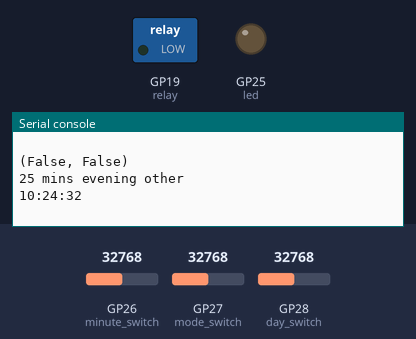
This program was run on a simulated Raspberry Pi Pico running MicroPython. Parts: switched loads named in the program (green lamp = pin HIGH), output pins drawn as LEDs (lit = HIGH), the last lines printed to the serial console. Inputs (shaded band) come from the test bench; at power-on: GP27 (mode_switch) = 32768, GP28 (day_switch) = 32768, GP26 (minute_switch) = 32768 (analog values on the 0–65535 scale). The clock reads 2024-03-15 10:24:30 at power-on unless the program sets it; library files of the repository ran but are not shown: ds1302.py; pins used as bus, display or sensor lines are not drawn.

Above: at 2.2 s.
2.3 s: GP27 (mode_switch) set to 19660
At 3.9 s:
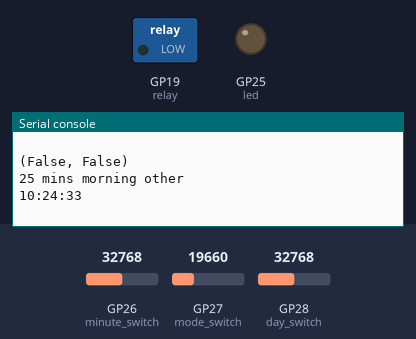
5.5 s: GP28 (day_switch) set to 19660
At 6.9 s:
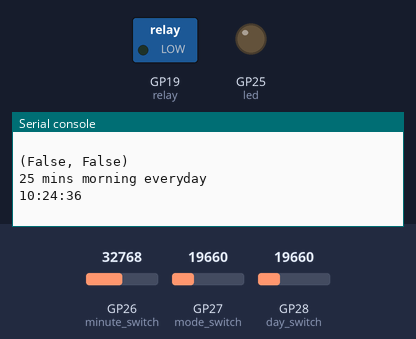
8.6 s: GP27 (mode_switch) set to 32767
At 9.5 s:
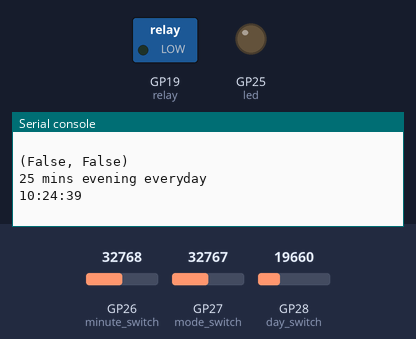
11.7 s: GP28 (day_switch) set to 65535
At 12.9 s:
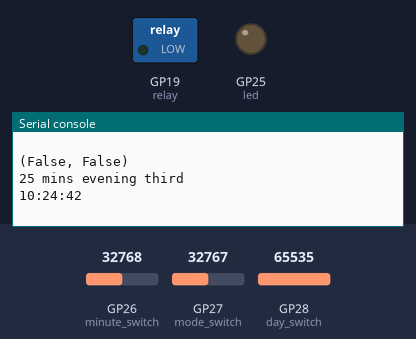
Timing chart, 0 to 14.7 s (numbered marks = the images above; inputs shaded):
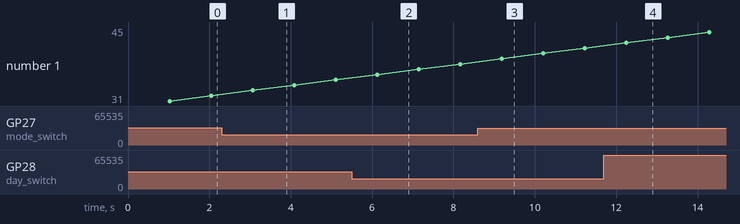

The program:

pico-irrigation.py
```python
from machine import Pin, ADC
from time import sleep
import ds1302


ds = ds1302.DS1302(Pin(18), Pin(17), Pin(16))
#ds.date_time([2023, 6, 18, 6, 18, 50, 20])
#
minute_switch = ADC(26)
mode_switch = ADC(27)
day_switch = ADC(28)
#rtc = machine.RTC()

led = Pin(25, Pin.OUT)
led(0)

relay = Pin(19, Pin.OUT)
relay.value(0)
sleep(1)

morning_target_time = "6:0:0"
evening_target_time = "20:0:0"

def get_minute_switch_pos():
    value = round(minute_switch.read_u16() * 3.3 / 65536, 2)

    if value < 0.4:
        minute = 5
    elif value >= 0.4 and value < 0.8:
        minute = 10
    elif value >= 0.8 and value < 1.2:
        minute = 15
    elif value >= 1.2 and value < 1.6:
        minute = 20
    elif value >= 1.6 and value < 2.0:
        minute = 25
    elif value >= 2.0 and value < 2.4:
        minute = 30
    elif value >= 2.4 and value < 2.8:
        minute = 35
    elif value >= 2.8 and value < 3.0:
        minute = 40
    elif value > 3.0:
        minute = 60
    return minute

def get_mode_switch_pos():
    value = round(mode_switch.read_u16() * 3.3 / 65536, 2)

    if value >= 0 and value < 1:
        mode = "morning"
    elif value >= 1.6 and value < 2.99:
        mode = "evening"
    elif value > 3:
        mode = "both"
    return mode

def get_day_switch_pos():
    value = round(day_switch.read_u16() * 3.3 / 65536, 2)

    if value >= 0 and value < 1:
        day = "everyday"
    elif value >= 1.6 and value < 3:
        day = "other"
    elif value > 3:
        day = "third"
    return day


def write_log(message):
    f = open("log.txt", "a")
    f.write(f"{date_now()} {time_now_hms()} {message}\n")
    # f.writelines(f"{date_now()} {time_now_hms()} with settings: {get_minute_switch_pos()}min {get_mode_switch_pos()} {get_day_switch_pos()}\n")
    f.close()


def date_now():
    (Y,M,D,day,hr,m,s) = ds.date_time()
    date_today = f"{D}.{M}.{Y}"
    return date_today


def time_now_hms():
    (Y,M,D,day,hr,m,s) = ds.date_time()
    time_now_hms = f"{hr}:{m}:{s}"
    return time_now_hms


def relay_open():
    relay(0)
    write_log("Relay opened!")


def relay_close():
    relay.value(1)
    write_log("Relay closed!")


def start_irrigation(minutes):
    print("Starting irrigation!")
    write_log("Starting irrigation process")
    write_log("Starting pump - closing relay")
    relay_close()
    led(1)

    write_log(f"Sleeping for {minutes} minutes")
    sleep(minutes * 60)

    write_log("Stopping pump - opening relay")
    relay_open()
    led(0)
    write_log("Irrigation process complete")
    print("Irrigation done!\n")


def main():
    print("Running\n")

    while True:
        minute_switch_value = get_minute_switch_pos()
        mode_switch_value = get_mode_switch_pos()
        day_switch_value = get_day_switch_pos()

        #evening_target_time = "20:15:0"
        conditions = (time_now_hms() == morning_target_time and mode_switch_value != "evening",
                      time_now_hms() == evening_target_time and mode_switch_value != "morning")

        print(conditions)
        print(minute_switch_value, "mins", mode_switch_value, day_switch_value)
        print(time_now_hms(), "\n")

        if True in conditions:
            start_irrigation(minute_switch_value)

        sleep(1)

#
if __name__ == "__main__":
    main()
```

Measured:
- after the input at 2.3 s, the serial console: prints a new line after 0.76 s (image 1)
- after the input at 5.5 s, the serial console: prints a new line after 0.62 s (image 2)
- after the input at 8.6 s, the serial console: prints a new line after 0.58 s (image 3)
- after the input at 11.7 s, the serial console: prints a new line after 0.54 s (image 4)
